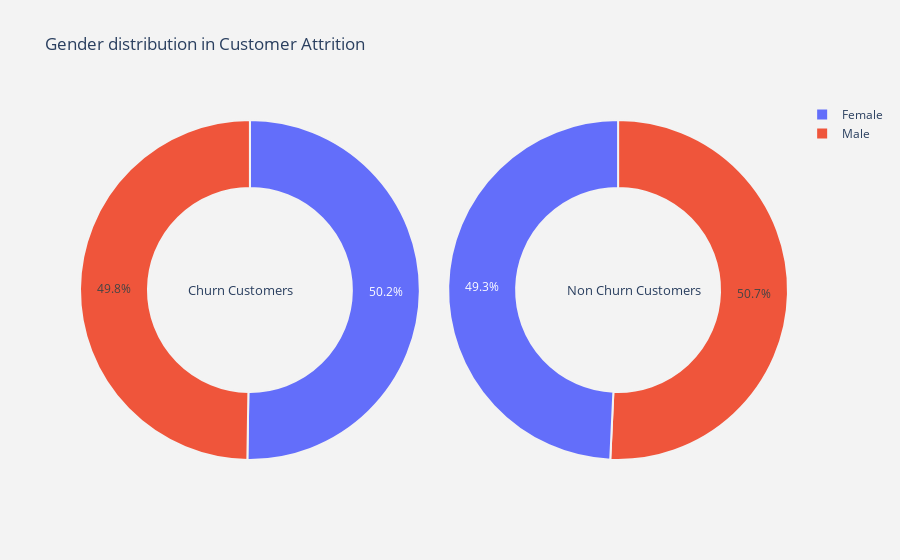
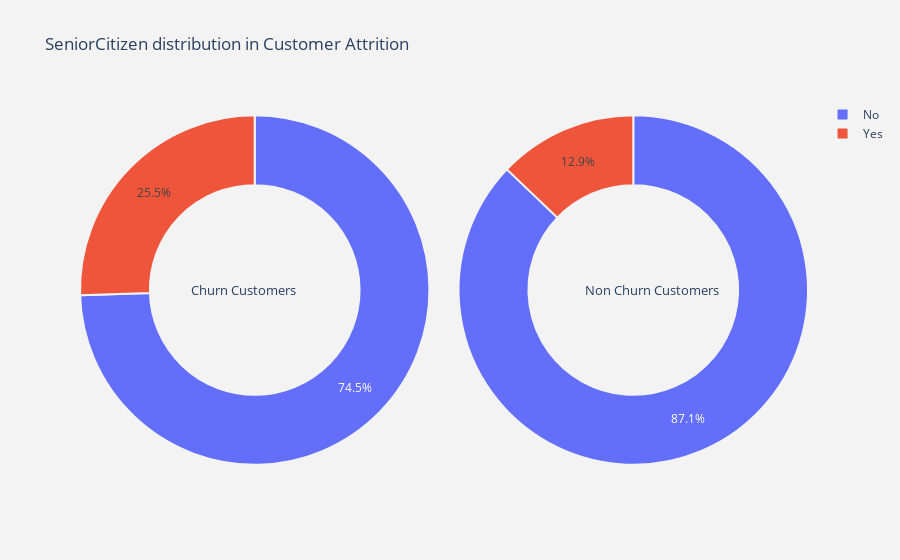
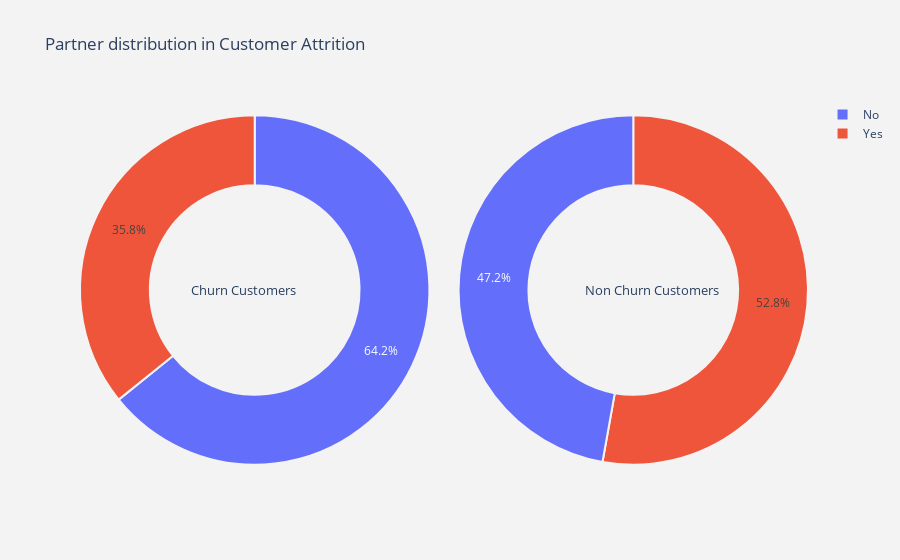
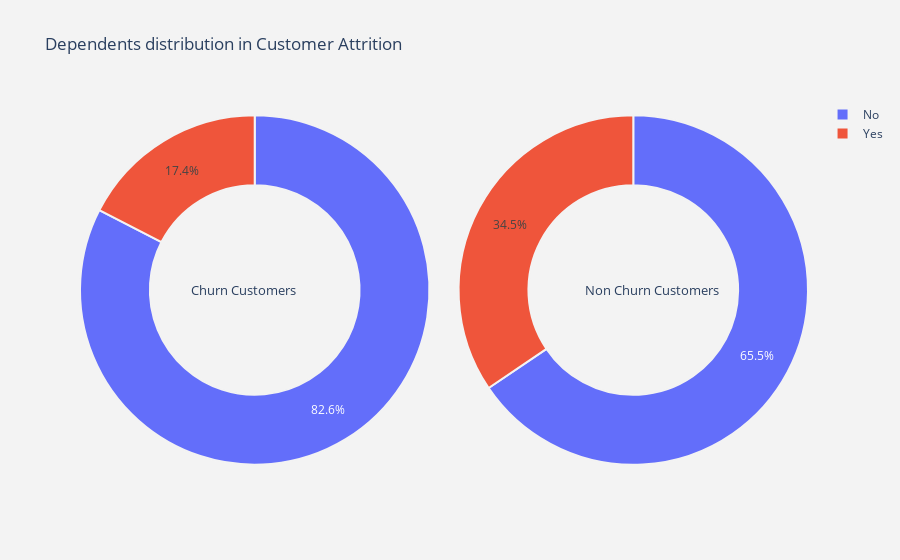

Notebook code for these charts, in order:
### Code cell
#for all categorical columns plot pie
for i in cat_cols :
    plot_pie(i)

### Figure 1 — Plotly figure (JSON) as saved in the notebook; plotly's stock layout.template omitted (floating-point values rounded to 4 significant figures)
{"data": [{"domain": {"x": [0, 0.48]}, "hole": 0.6, "hoverinfo": "label+percent+name", "labels": ["Female", "Male"], "marker": {"line": {"color": "rgb(243,243,243)", "width": 2}}, "name": "Churn Customers", "type": "pie", "values": [939, 930]}, {"domain": {"x": [0.52, 1]}, "hole": 0.6, "hoverinfo": "label+percent+name", "labels": ["Male", "Female"], "marker": {"line": {"color": "rgb(243,243,243)", "width": 2}}, "name": "Non Churn Customers", "type": "pie", "values": [2625, 2549]}], "layout": {"annotations": [{"font": {"size": 13}, "showarrow": false, "text": "Churn Customers", "x": 0.15, "y": 0.5}, {"font": {"size": 13}, "showarrow": false, "text": "Non Churn Customers", "x": 0.88, "y": 0.5}], "paper_bgcolor": "rgb(243,243,243)", "plot_bgcolor": "rgb(243,243,243)", "title": {"text": "Gender distribution in Customer Attrition "}}}

### Figure 2 — Plotly figure (JSON) as saved in the notebook; plotly's stock layout.template omitted (floating-point values rounded to 4 significant figures)
{"data": [{"domain": {"x": [0, 0.48]}, "hole": 0.6, "hoverinfo": "label+percent+name", "labels": ["No", "Yes"], "marker": {"line": {"color": "rgb(243,243,243)", "width": 2}}, "name": "Churn Customers", "type": "pie", "values": [1393, 476]}, {"domain": {"x": [0.52, 1]}, "hole": 0.6, "hoverinfo": "label+percent+name", "labels": ["No", "Yes"], "marker": {"line": {"color": "rgb(243,243,243)", "width": 2}}, "name": "Non Churn Customers", "type": "pie", "values": [4508, 666]}], "layout": {"annotations": [{"font": {"size": 13}, "showarrow": false, "text": "Churn Customers", "x": 0.15, "y": 0.5}, {"font": {"size": 13}, "showarrow": false, "text": "Non Churn Customers", "x": 0.88, "y": 0.5}], "paper_bgcolor": "rgb(243,243,243)", "plot_bgcolor": "rgb(243,243,243)", "title": {"text": "SeniorCitizen distribution in Customer Attrition "}}}

### Figure 3 — Plotly figure (JSON) as saved in the notebook; plotly's stock layout.template omitted (floating-point values rounded to 4 significant figures)
{"data": [{"domain": {"x": [0, 0.48]}, "hole": 0.6, "hoverinfo": "label+percent+name", "labels": ["No", "Yes"], "marker": {"line": {"color": "rgb(243,243,243)", "width": 2}}, "name": "Churn Customers", "type": "pie", "values": [1200, 669]}, {"domain": {"x": [0.52, 1]}, "hole": 0.6, "hoverinfo": "label+percent+name", "labels": ["Yes", "No"], "marker": {"line": {"color": "rgb(243,243,243)", "width": 2}}, "name": "Non Churn Customers", "type": "pie", "values": [2733, 2441]}], "layout": {"annotations": [{"font": {"size": 13}, "showarrow": false, "text": "Churn Customers", "x": 0.15, "y": 0.5}, {"font": {"size": 13}, "showarrow": false, "text": "Non Churn Customers", "x": 0.88, "y": 0.5}], "paper_bgcolor": "rgb(243,243,243)", "plot_bgcolor": "rgb(243,243,243)", "title": {"text": "Partner distribution in Customer Attrition "}}}

### Figure 4 — Plotly figure (JSON) as saved in the notebook; plotly's stock layout.template omitted (floating-point values rounded to 4 significant figures)
{"data": [{"domain": {"x": [0, 0.48]}, "hole": 0.6, "hoverinfo": "label+percent+name", "labels": ["No", "Yes"], "marker": {"line": {"color": "rgb(243,243,243)", "width": 2}}, "name": "Churn Customers", "type": "pie", "values": [1543, 326]}, {"domain": {"x": [0.52, 1]}, "hole": 0.6, "hoverinfo": "label+percent+name", "labels": ["No", "Yes"], "marker": {"line": {"color": "rgb(243,243,243)", "width": 2}}, "name": "Non Churn Customers", "type": "pie", "values": [3390, 1784]}], "layout": {"annotations": [{"font": {"size": 13}, "showarrow": false, "text": "Churn Customers", "x": 0.15, "y": 0.5}, {"font": {"size": 13}, "showarrow": false, "text": "Non Churn Customers", "x": 0.88, "y": 0.5}], "paper_bgcolor": "rgb(243,243,243)", "plot_bgcolor": "rgb(243,243,243)", "title": {"text": "Dependents distribution in Customer Attrition "}}}
